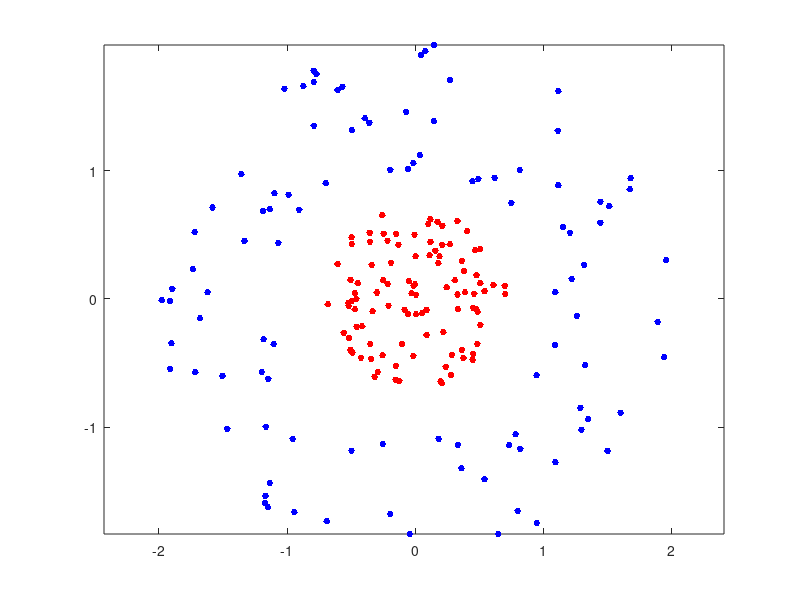
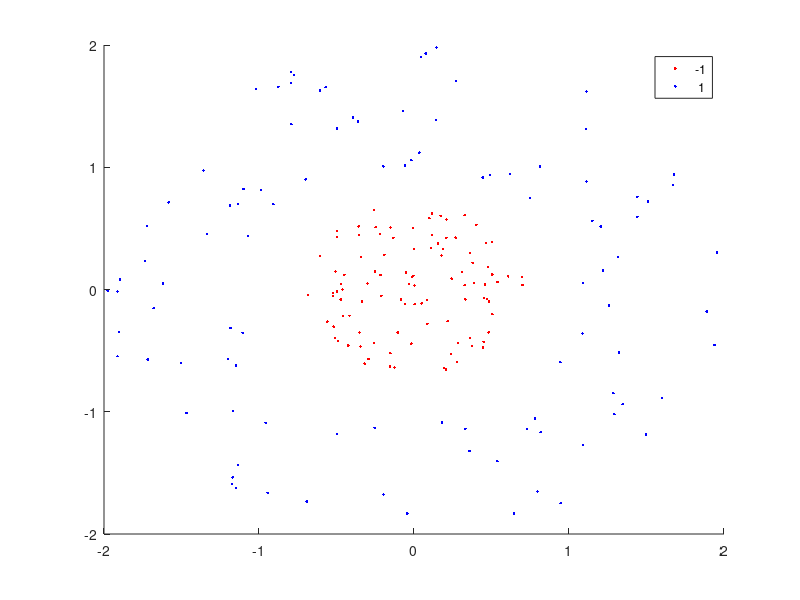

Recreate these plots in MATLAB, in order. (Note: this script raises an error after producing the figures.)
%对于非线性分类问题，可通过非线性SVM来进行分类
%示范RBF核函数的使用
rng(1); % For reproducibility
r = sqrt(0.5*rand(100,1)); % Radius
t = 2*pi*rand(100,1);  % Angle
data1 = [r.*cos(t), r.*sin(t)]; % Points

r2 = sqrt(3*rand(100,1)+1); % Radius
t2 = 2*pi*rand(100,1);      % Angle
data2 = [r2.*cos(t2), r2.*sin(t2)]; % points

figure;
plot(data1(:,1),data1(:,2),'r.','MarkerSize',15)
hold on
plot(data2(:,1),data2(:,2),'b.','MarkerSize',15)
axis equal
hold off

data3 = [data1;data2];
theclass = ones(200,1);
theclass(1:100) = -1;

%Train the SVM Classifier
cl = fitcsvm(data3,theclass,'KernelFunction','rbf', 'BoxConstraint',Inf,'ClassNames',[-1,1]);

% Predict scores over the grid
d = 0.02;
[x1Grid,x2Grid] = meshgrid(min(data3(:,1)):d:max(data3(:,1)), min(data3(:,2)):d:max(data3(:,2)));
xGrid = [x1Grid(:),x2Grid(:)];
[~,scores] = predict(cl,xGrid);

% Plot the data and the decision boundary
figure;
h(1:2) = gscatter(data3(:,1),data3(:,2),theclass,'rb','.');
hold on
h(3) = plot(data3(cl.IsSupportVector,1),data3(cl.IsSupportVector,2),'linestyle','none','markersize', 8, 'marker', 'o', 'MarkerEdgeColor','k' );
contour(x1Grid,x2Grid,reshape(scores(:,2),size(x1Grid)),[0 0],'k');
legend(h,{'-1','+1','Support Vectors'});
axis equal
hold off